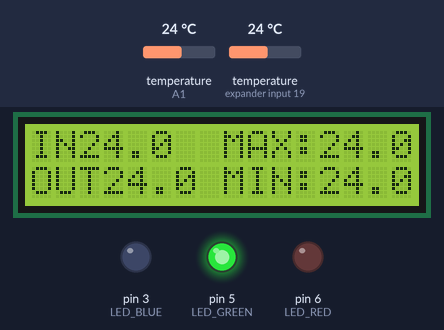
This sketch was run on a simulated Arduino Uno, built with avr-gcc and run on an emulated ATmega328P. Parts: 16×2 character LCD, output pins drawn as LEDs (lit = HIGH). Inputs (shaded band) come from the test bench; at power-on: temperature (sensors on A1, expander input 19) 24 °C.

Above: at 2.2 s.
2.3 s: temperature (sensor on A1) set to 20.5 °C
At 3.3 s:
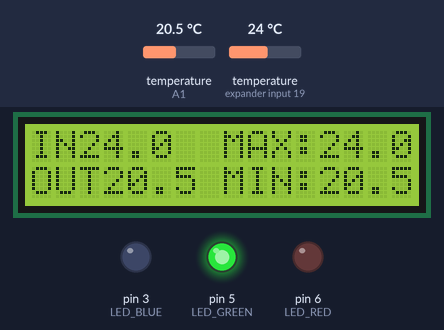
3.9 s: temperature (sensor on A1) set to 19.6 °C
At 5.1 s:
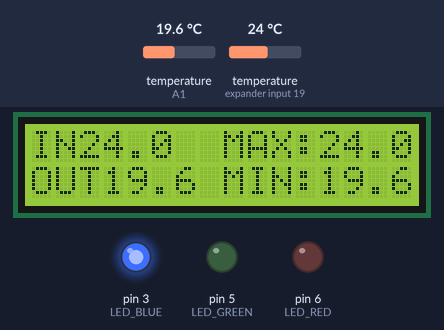
5.5 s: temperature (sensor on A1) set to 28 °C
At 6.8 s:
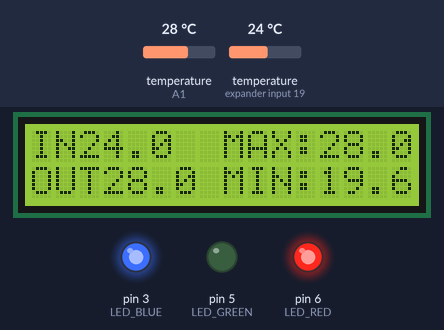
7.1 s: temperature (sensor on expander input 19) set to 12 °C
At 8.5 s:
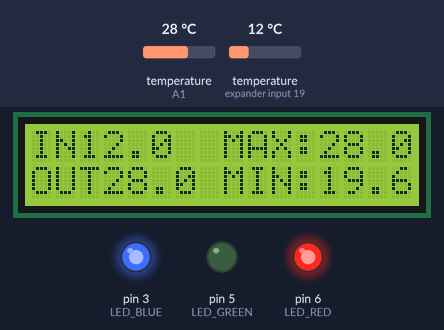
8.8 s: temperature (sensor on expander input 19) set to 19 °C
At 9.4 s:
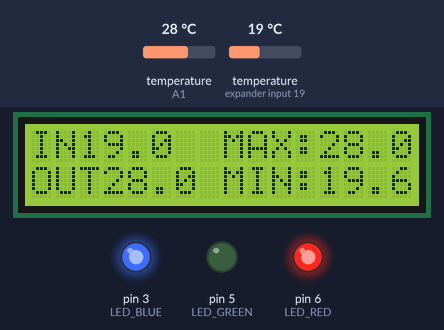
10.4 s: temperature (sensor on expander input 19) set to 28 °C
At 11.2 s:
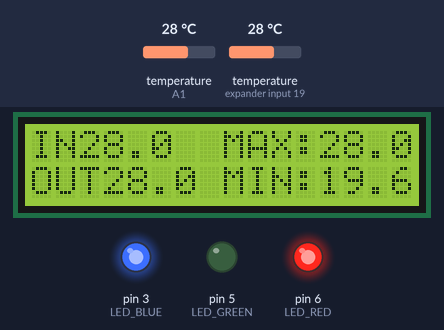
Timing chart, 0 to 13.0 s (numbered marks = the images above; inputs shaded):
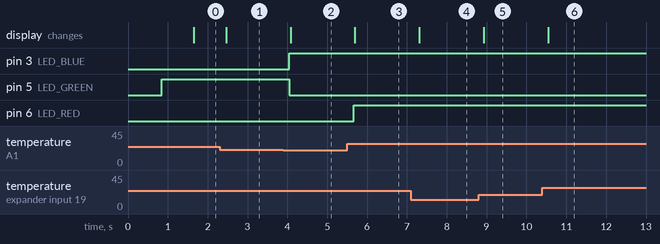

The sketch:

task1.ino
```cpp
#include <DallasTemperature.h>
#include <LiquidCrystal_I2C.h>
#include <OneWire.h>
#include <Wire.h>
#include <float.h>

// Stałe LED
#define LED_RED 6
#define LED_GREEN 5
#define LED_BLUE 3

// Zakładamy temperaturę komfortu na 20 stopni celcjusza
#define IS_COLD(temp) ((temp) < 20.0)
#define IS_HOT(temp) ((temp) >= 28.0)

typedef enum Temperature_e { COLD, WARM, HOT } Temperature_e;

LiquidCrystal_I2C lcd(0x27, 16, 2);

OneWire oneWire(A1);
DallasTemperature tempSensors(&oneWire);
Temperature_e currentTempComfort = COLD;
float maxTemp = -FLT_MAX;
float minTemp = FLT_MAX;

void printTemp(float tempIn, float tempOut, float minTemp, float maxTemp) {
  char buffer[40];
  sprintf(buffer, "IN%4s  MAX:%4s", String(tempIn, 1).c_str(),
          String(maxTemp, 1).c_str());
  lcd.setCursor(0, 0);
  lcd.print(buffer);
  sprintf(buffer, "OUT%4s MIN:%4s", String(tempOut, 1).c_str(),
          String(minTemp, 1).c_str());
  lcd.setCursor(0, 1);
  lcd.print(buffer);
}

void diodeTempHandler(Temperature_e currentTempComfort) {
  switch (currentTempComfort) {
  case COLD:
    digitalWrite(LED_GREEN, LOW);
    digitalWrite(LED_BLUE, HIGH);
    break;
  case WARM:
    digitalWrite(LED_BLUE, LOW);
    digitalWrite(LED_RED, LOW);
    digitalWrite(LED_GREEN, HIGH);
    break;
  case HOT:
    digitalWrite(LED_GREEN, LOW);
    digitalWrite(LED_RED, HIGH);
    break;
  }
}

Temperature_e getTempComfort(float temp) {
  if (IS_COLD(temp)) {
    return COLD;
  } else if (IS_HOT(temp)) {
    return HOT;
  } else {
    return WARM;
  }
}

void setup() {
  tempSensors.begin();

  lcd.init();
  lcd.backlight();
  lcd.clear();

  pinMode(LED_RED, OUTPUT);
  pinMode(LED_GREEN, OUTPUT);
  pinMode(LED_BLUE, OUTPUT);

  digitalWrite(LED_RED, LOW);
  digitalWrite(LED_GREEN, LOW);
  digitalWrite(LED_BLUE, LOW);

  tempSensors.requestTemperatures();
  float tempOut = tempSensors.getTempCByIndex(0);
  currentTempComfort = getTempComfort(tempOut);
  diodeTempHandler(currentTempComfort);
}

void loop() {
  tempSensors.requestTemperatures();
  float tempIn = tempSensors.getTempCByIndex(1);
  float tempOut = tempSensors.getTempCByIndex(0);

  minTemp = fminf(minTemp, tempOut);
  maxTemp = fmaxf(maxTemp, tempOut);

  Temperature_e tempComfort = getTempComfort(tempOut);
  if (currentTempComfort != tempComfort) {
    diodeTempHandler(tempComfort);
  }
  currentTempComfort = tempComfort;

  printTemp(tempIn, tempOut, minTemp, maxTemp);
}
```

Measured:
- the behaviour switches between 20 and 19.9 °C on temperature (sensor on A1) (found by bisection; images 1 and 2)
- after the input at 2.3 s, the display: changes after 0.16 s (image 1)
- after the input at 3.9 s, pin 3 (LED_BLUE): LOW → HIGH after 0.15 s; pin 5 (LED_GREEN): HIGH → LOW after 0.15 s; the display: changes after 0.18 s (image 2)
- after the input at 5.5 s, pin 6 (LED_RED): LOW → HIGH after 0.16 s; the display: changes after 0.19 s (image 3)
- after the input at 7.1 s, the display: changes after 0.21 s (image 4)
- after the input at 8.8 s, the display: changes after 0.13 s (image 5)
- after the input at 10.4 s, the display: changes after 0.14 s (image 6)
